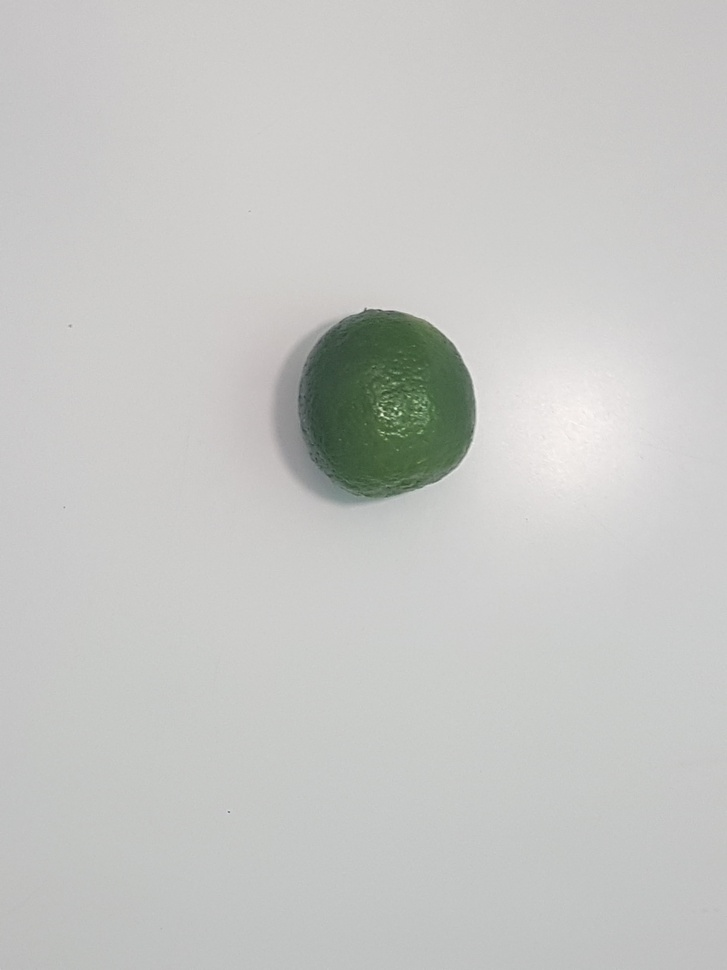
#> input picture PIC_LM/LM_1.jpg, 727 x 970 px, shrunk from 3024 x 4032 before the run, found by its file name
$ python ColorSegmentation.py
#> lines starting #> are read from the running program, lines starting #| are printed output that depends on the picture; after the words box and inside, x2 and y2 are one past the last pixel; in counts of white or black regions, pixels touching at a corner belong together
import cv2 as cv
from heapq import nlargest
import numpy as np
import skimage.measure as sm
import matplotlib.pyplot as plt
import matplotlib.patches as mpatches


"""CAPTURA DE  IMAGEM"""
# Li a Imagem
src = "/home/ellengiacometti/PycharmProjects/TCCFRUIT/PIC_LM/LM_1.jpg"
# Imagem Crua
image = cv.imread(src)
#> image is the input picture: shape (970, 727, 3); mean B, G, R 196.5, 198.8, 198

""" TRATAMENTO DE CORES"""

# Convertendo a imagem para HSV
hsv_image = cv.cvtColor(image, cv.COLOR_BGR2HSV_FULL)
#> hsv_image: shape (970, 727, 3); mean H, S, V 57.6, 5.5, 199.4
h,s,v = cv.split(hsv_image)
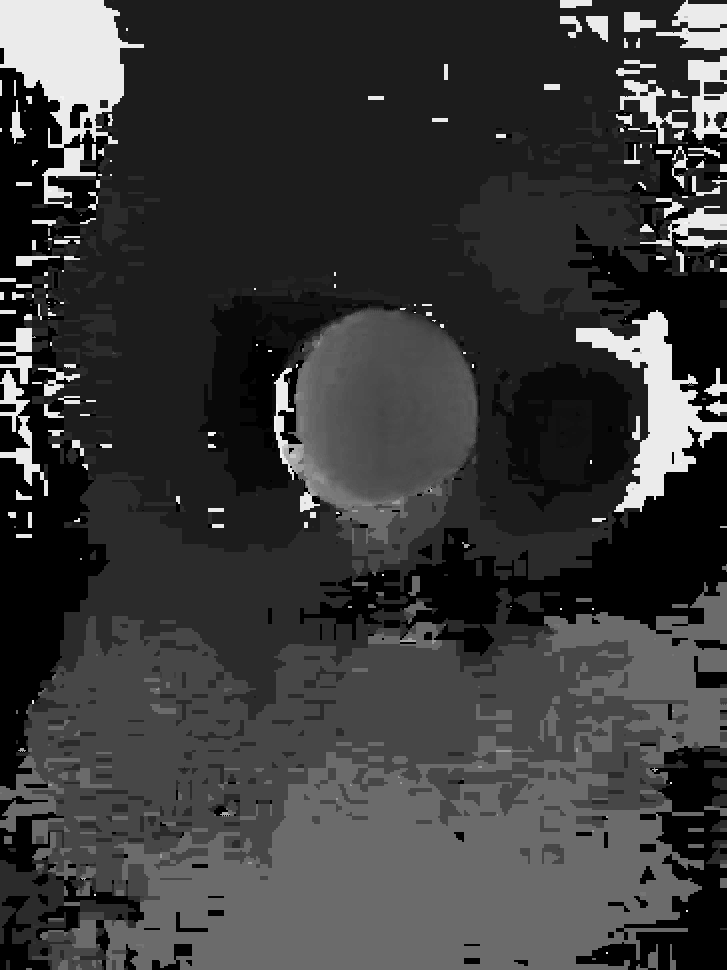
#> h: shape (970, 727); min 0, max 251, mean 57.6
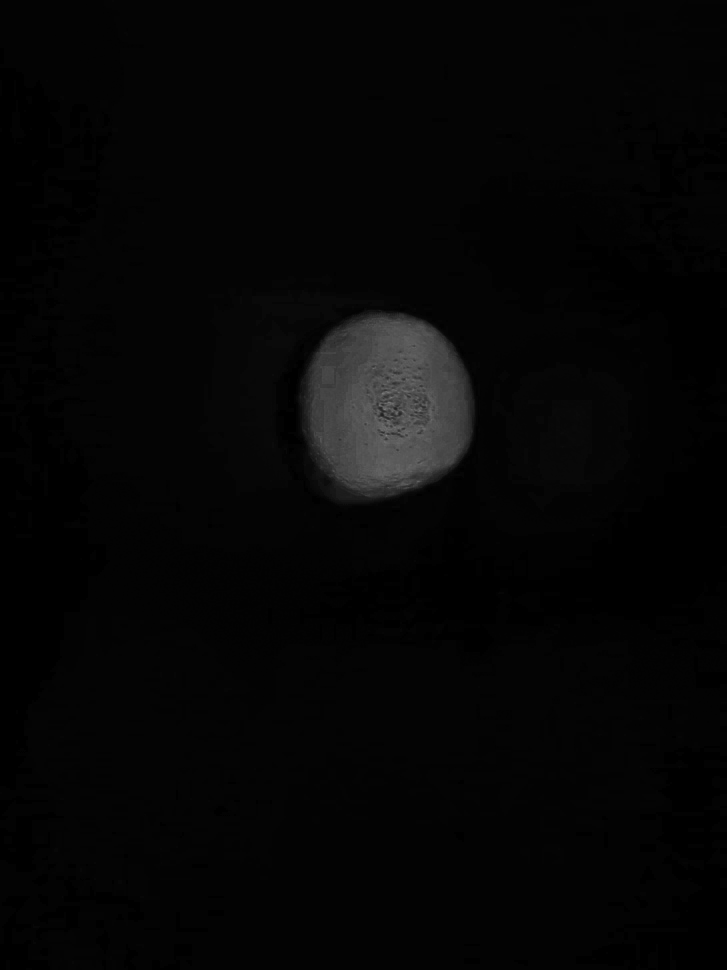
#> s: shape (970, 727); min 0, max 129, mean 5.5
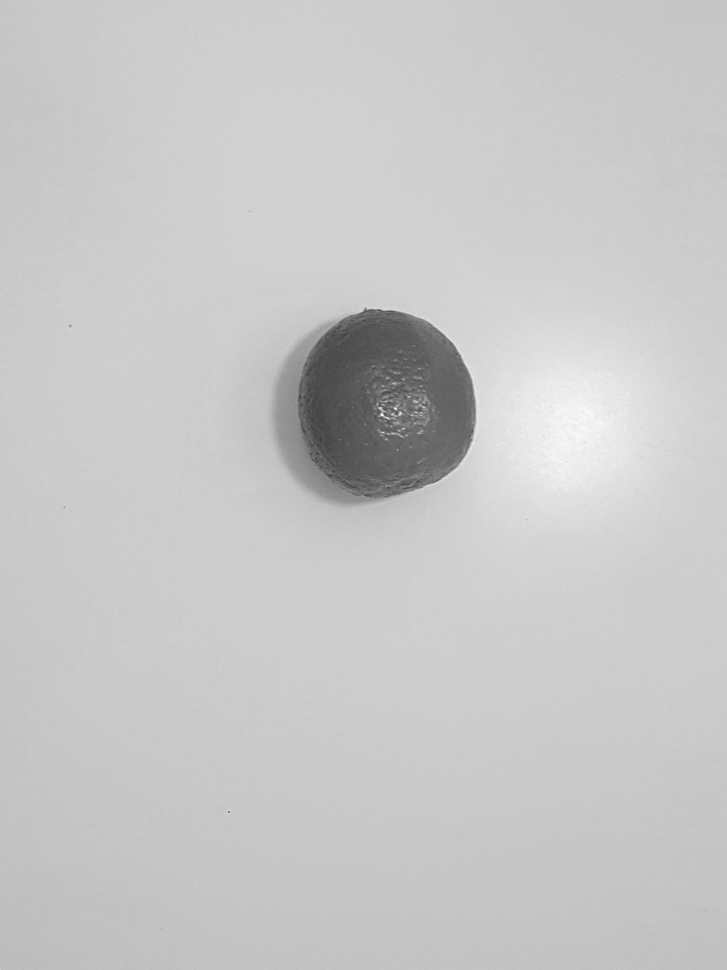
#> v: shape (970, 727); min 62, max 253, mean 199.4
# Definindo o range para VERDE
light_green = np.array([55, 45, 40])
dark_green = np.array([110, 255, 255])
# # Definindo o range para AMARELO
light_yellow = np.array([20, 90, 100])
dark_yellow = np.array([40, 255, 255])
# Definindo o range para MARROM
light_brown = np.array([0,50,50])
dark_brown = np.array([45,255,255])
# Criando Máscara para VERDE
maskGreen = cv.inRange(hsv_image, light_green, dark_green)
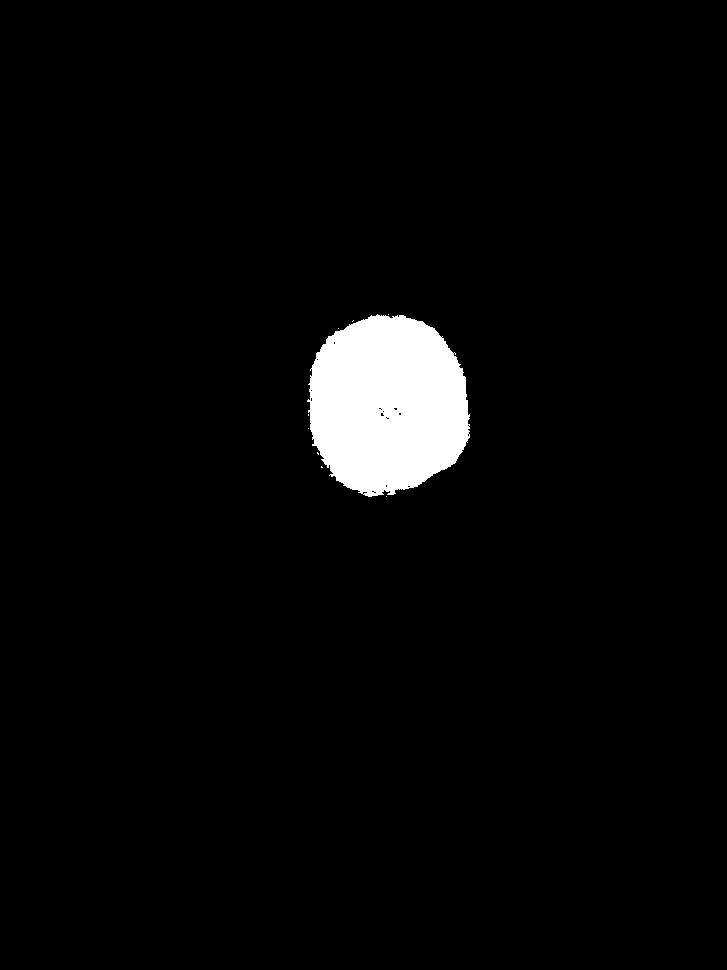
#> maskGreen: shape (970, 727); 3.3% white; 9 white regions (8 under 20 px), largest, box (x1, y1, x2, y2) and area: (307, 314, 470, 497) 23141
# Criando Máscara para AMARELO
maskYellow = cv.inRange(hsv_image, light_yellow, dark_yellow)
#> maskYellow: shape (970, 727); every value is 0
# Criando Máscara para MARROM
maskBrown = cv.inRange(hsv_image, light_brown, dark_brown)
# Definindo o range para BRANCO
# light_white = (0, 0, 200)
# dark_white = (145, 60, 255)
#
# # Criando uma possível Máscara pro BRANCO
# mask_white = cv2.inRange(hsv_image, light_white, dark_white)

# Criando uma unica mascara com todas as cores
mask = maskGreen + maskYellow + maskBrown
# Combinando a mascara com a imagem original
result = cv.bitwise_and(cv.cvtColor(image,cv.COLOR_BGR2RGB), cv.cvtColor(image,cv.COLOR_BGR2RGB), mask=mask)
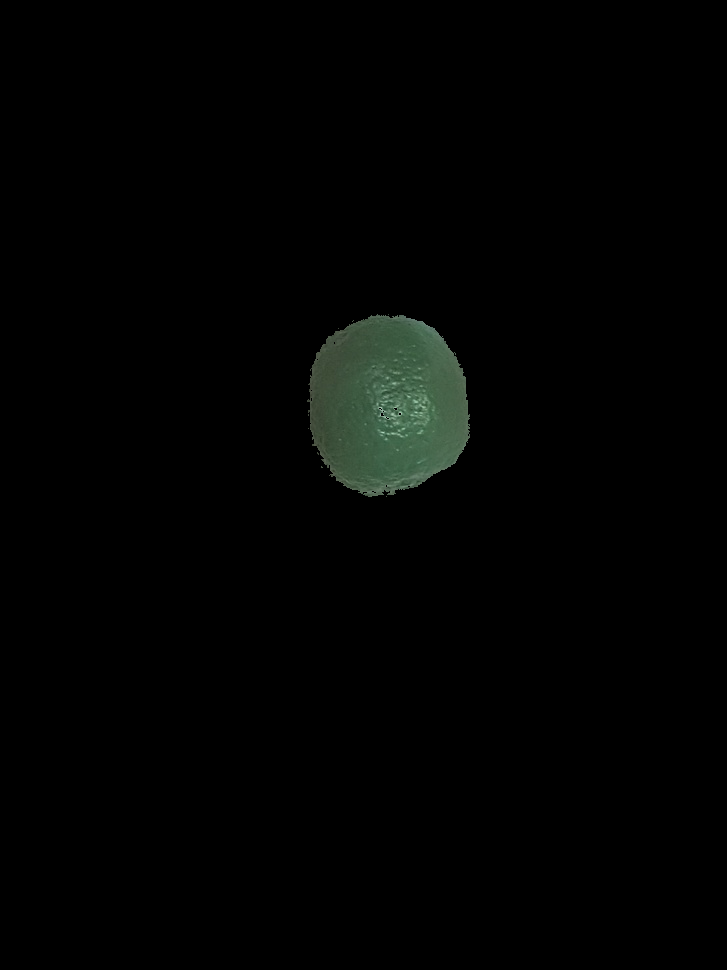
#> result: shape (970, 727, 3); mean B, G, R 2.4, 3.2, 2.3
# Convertendo para Cinza
gray=cv.cvtColor(result,cv.COLOR_RGB2GRAY)

"""EXIBINDO AS IMAGENS"""
fig, (ax1, ax2,ax4) = plt.subplots(1, 3, figsize=(10, 5), sharex=True, sharey=True)
ax1.axis('off')
ax1.imshow(cv.cvtColor(image,cv.COLOR_BGR2RGB))
ax1.set_title(' RGB IMAGE')
ax2.axis('off')
ax2.imshow(hsv_image, cmap=plt.cm.gray)
ax2.set_title('HSV IMAGE')
ax4.axis('off')
ax4.imshow(gray, cmap=plt.cm.gray)
ax4.set_title('RESULT GRAY IMAGE')
plt.show()
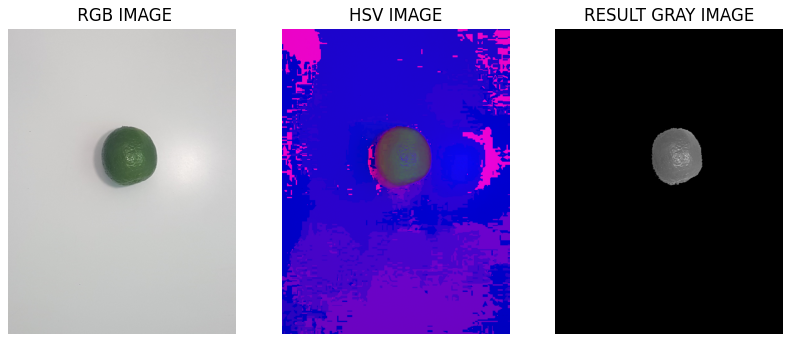
#> figure drawn by matplotlib, 3 panels

"""CONTORNO SCIKIT"""
contornos = sm.find_contours(gray,0.19,fully_connected='low')
#> contornos = 29 point arrays, longest 853 points
tamanho_contorno =len(contornos)
#> tamanho_contorno = 29
print("Número de Contornos Encontrados:",tamanho_contorno)
#| Número de Contornos Encontrados: 29
tamanho = np.empty([tamanho_contorno])
for i in range(tamanho_contorno):
    tamanho[i]=contornos[i].shape[0]
#Detectando os N maiores contornos e seus indices, alterando N , os N maiores contornos serão desenhados
maiores=nlargest(1,enumerate(tamanho),key=lambda a: a[1])
#> maiores = [(0, 853)]
print("MaiorContorno:", maiores)
#| MaiorContorno: [(0, 853.0)]

fig1, ax = plt.subplots()
ax.imshow(result, interpolation='nearest', cmap=plt.cm.gray)
for  n, contorno in enumerate(contornos):
    if(n in (np.transpose(np.asanyarray(maiores))[0])):
        ax.plot(contorno[:, 1], contorno[:, 0],'-b', linewidth=2)
#> this loop made 29 passes
plt.show()
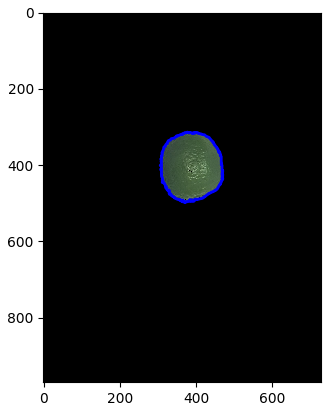
#> figure drawn by matplotlib, 1 panel; B, G, R data is drawn as R, G, B

$ run again, with PIC_LM/LM_5.jpg copied over PIC_LM/LM_1.jpg
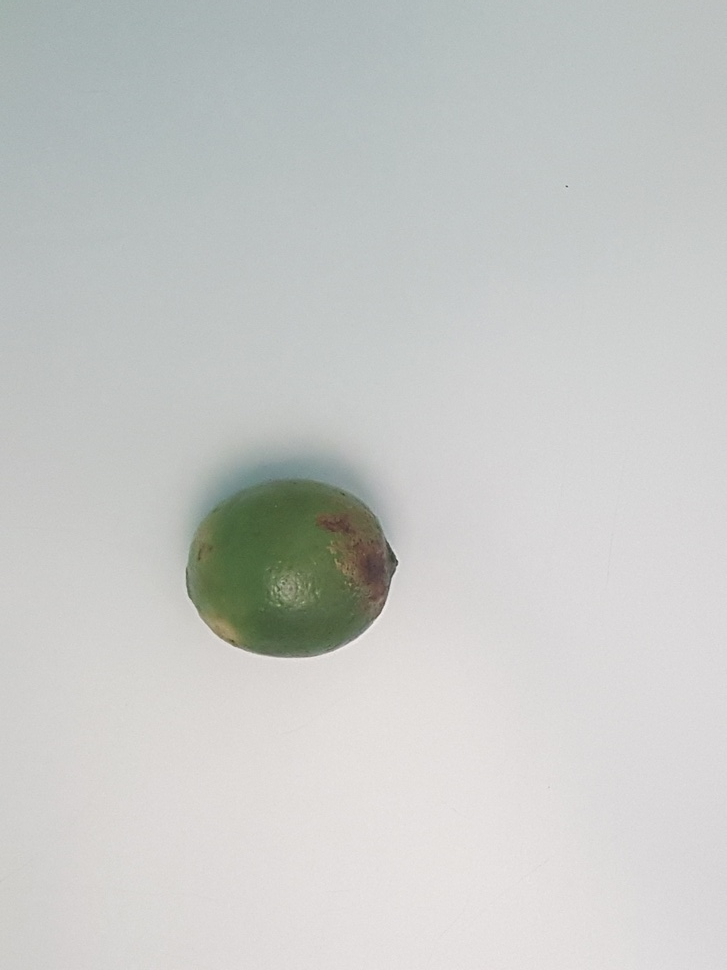
#> input picture PIC_LM/LM_5.jpg, 727 x 970 px, shrunk from 3024 x 4032 before the run, found by its file name
#> image is the input picture: shape (970, 727, 3); mean B, G, R 199.1, 201.1, 199.3
#> hsv_image: shape (970, 727, 3); mean H, S, V 89.5, 9.1, 202.5
#> `maskGreen = cv.inRange(hsv_image, light_green, dark_green)`:
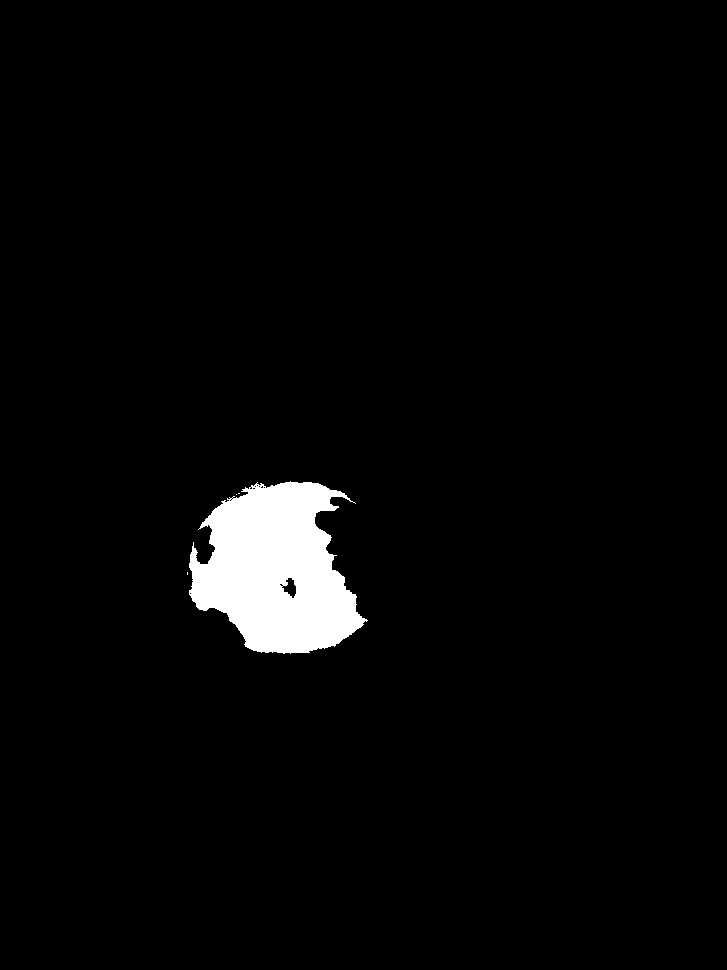
#> maskGreen: shape (970, 727); 2.9% white; 4 white regions (3 under 20 px), largest, box (x1, y1, x2, y2) and area: (189, 481, 368, 654) 20685
#> maskYellow: shape (970, 727); 0.05% white in thin lines or dots, all inside (x1, y1, x2, y2) = (214, 515, 361, 643)
#> maskBrown: shape (970, 727); 0.67% white; 7 white regions (4 under 20 px), largest, box (x1, y1, x2, y2) and area: (316, 508, 386, 614) 4018, (202, 613, 241, 646) 604, (199, 542, 208, 558) 101
#> contornos = 31 point arrays, longest 1055 points
#> tamanho_contorno = 31
#| Número de Contornos Encontrados: 31
#| MaiorContorno: [(0, 1055.0)]
#> the loop `for  n, contorno in enumerate(contornos):` made 31 passes
#> `plt.show()`:
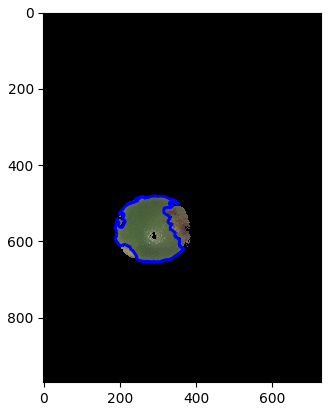
#> figure drawn by matplotlib, 1 panel; B, G, R data is drawn as R, G, B
